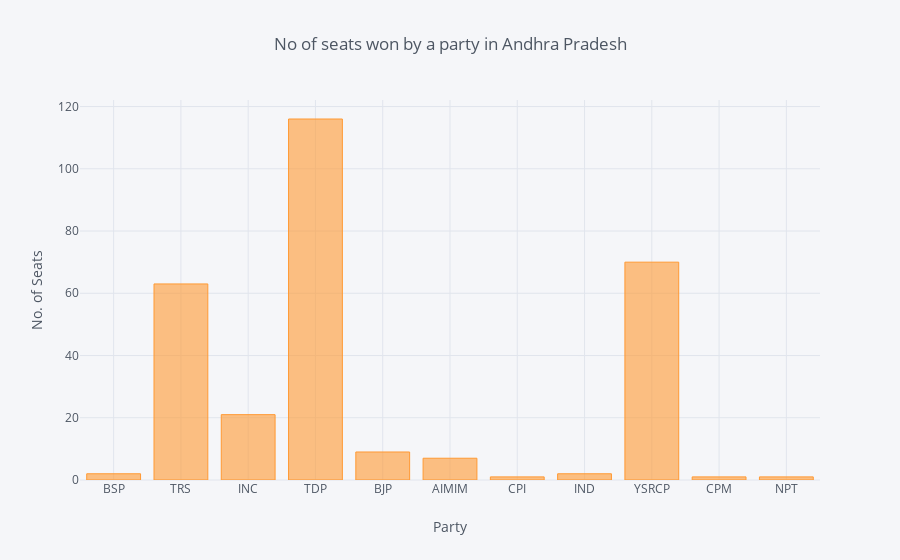

The cell this chart's notebook holds for it:
### Code cell
seats_won = pd.DataFrame(columns=["count"])
seats_won["count"] = list(party_const.values())
seats_won.index = list(party_const.keys())
seats_won["count"].iplot(kind = "bar", xTitle = "Party" , yTitle = "No. of Seats" , title = "No of seats won by a party in Andhra Pradesh")

### Figure 1 — Plotly figure (JSON) as saved in the notebook; plotly's stock layout.template omitted (floating-point values rounded to 4 significant figures)
{"data": [{"marker": {"color": "rgba(255, 153, 51, 0.6)", "line": {"color": "rgba(255, 153, 51, 1.0)", "width": 1}}, "name": "count", "orientation": "v", "text": "", "type": "bar", "uid": "4f6c0a59-a14a-4a06-9e36-9fdcb878fff8", "x": ["BSP", "TRS", "INC", "TDP", "BJP", "AIMIM", "CPI", "IND", "YSRCP", "CPM", null, "NPT"], "y": [2, 63, 21, 116, 9, 7, 1, 2, 70, 1, 6, 1]}], "layout": {"legend": {"bgcolor": "#F5F6F9", "font": {"color": "#4D5663"}}, "paper_bgcolor": "#F5F6F9", "plot_bgcolor": "#F5F6F9", "title": {"font": {"color": "#4D5663"}, "text": "No of seats won by a party in Andhra Pradesh"}, "xaxis": {"gridcolor": "#E1E5ED", "showgrid": true, "tickfont": {"color": "#4D5663"}, "title": {"font": {"color": "#4D5663"}, "text": "Party"}, "zerolinecolor": "#E1E5ED"}, "yaxis": {"gridcolor": "#E1E5ED", "showgrid": true, "tickfont": {"color": "#4D5663"}, "title": {"font": {"color": "#4D5663"}, "text": "No. of Seats"}, "zerolinecolor": "#E1E5ED"}}}
